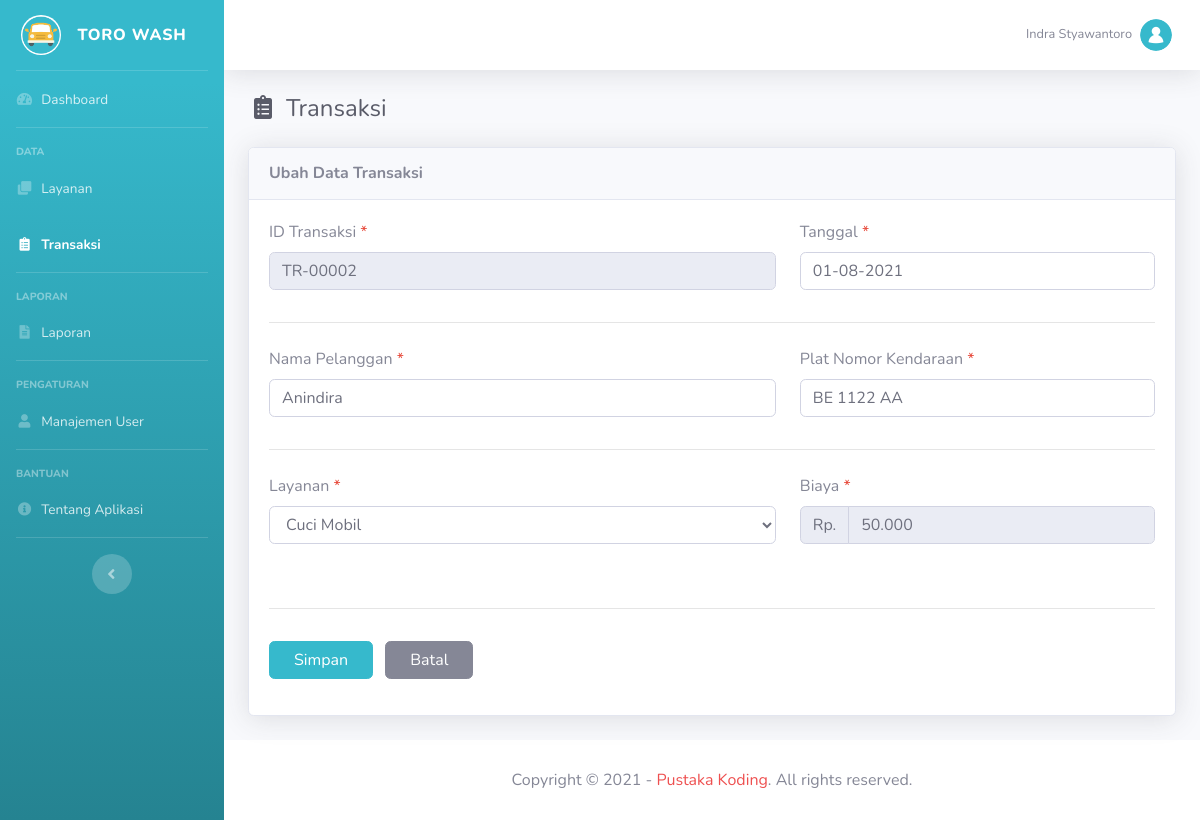
/main.php?module=form_ubah_transaksi&id=TR-00002 (signed in), run on the app's committed database.
### tables this page shows
CREATE TABLE `tbl_transaksi` (
  `id_transaksi` varchar(10) NOT NULL,
  `tanggal` date NOT NULL,
  `nama_pelanggan` varchar(30) NOT NULL,
  `plat_nomor_kendaraan` varchar(15) NOT NULL,
  `layanan` int(11) NOT NULL,
  `total_biaya` int(11) NOT NULL
);

CREATE TABLE `tbl_layanan` (
  `id_layanan` int(11) NOT NULL,
  `nama_layanan` varchar(30) NOT NULL,
  `biaya` int(11) NOT NULL
);

### modules/transaksi/form_ubah.php (the view, shortened to what this page needs)
<?php
if (basename($_SERVER['PHP_SELF']) === basename(__FILE__)) {
  header('location: 404.html');
}
else {
  if (isset($_GET['id'])) {
    $id_transaksi = $_GET['id'];
    $query = mysqli_query($mysqli, "SELECT a.id_transaksi, a.tanggal, a.nama_pelanggan, a.plat_nomor_kendaraan, a.layanan, a.total_biaya, b.nama_layanan
                                    FROM tbl_transaksi as a INNER JOIN tbl_layanan as b ON a.layanan=b.id_layanan
                                    WHERE a.id_transaksi='$id_transaksi'")
                                    or die('Ada kesalahan pada query tampil data : ' . mysqli_error($mysqli));
    $data = mysqli_fetch_assoc($query);
  }
?>
  <div class="container-fluid">
    <h1 class="h4 mb-4 text-gray-800"><i class="fas fa-clipboard-list fa-fw mr-2"></i>Transaksi</h1>
    <div class="card shadow mb-4">
      <div class="card-header py-3">
        <h6 class="m-0 font-weight-bold">Ubah Data Transaksi</h6>
      </div>
      <div class="card-body">
        <form action="modules/transaksi/proses_ubah.php" method="post" class="needs-validation" novalidate>
          <div class="row">
            <div class="col-md-7">
              <div class="form-group">
                <label>ID Transaksi <span class="text-danger">*</span></label>
                <input type="text" name="id_transaksi" class="form-control" value="<?php echo $data['id_transaksi']; ?>" readonly>
              </div>
            </div>
            <div class="col-md-5 ml-auto">
              <div class="form-group">
                <label>Tanggal <span class="text-danger">*</span></label>
                <input type="text" name="tanggal" class="form-control date-picker" data-date-format="dd-mm-yyyy" autocomplete="off" value="<?php echo date('d-m-Y', strtotime($data['tanggal'])); ?>" required>
              </div>
            </div>
          </div>
          <hr class="mt-3 mb-4">
          <div class="row">
            <div class="col-md-7">
              <div class="form-group">
                <label>Nama Pelanggan <span class="text-danger">*</span></label>
                <input type="text" name="nama_pelanggan" class="form-control" autocomplete="off" value="<?php echo $data['nama_pelanggan']; ?>" required>
              </div>
            </div>
            <div class="col-md-5 ml-auto">
              <div class="form-group">
                <label>Plat Nomor Kendaraan <span class="text-danger">*</span></label>
                <input type="text" name="plat_nomor_kendaraan" class="form-control text-uppercase" autocomplete="off" value="<?php echo $data['plat_nomor_kendaraan']; ?>" required>
              </div>
            </div>
          </div>
          <hr class="mt-3 mb-4">
          <div class="row">
            <div class="col-md-7">
              <div class="form-group">
                <label>Layanan <span class="text-danger">*</span></label>
                <select id="layanan" name="layanan" class="form-control" autocomplete="off" required>
                  <option value="<?php echo $data['layanan']; ?>"><?php echo $data['nama_layanan']; ?></option>
                </select>
              </div>
            </div>
            <div class="col-md-5 ml-auto">
              <div class="form-group">
                <label>Biaya <span class="text-danger">*</span></label>
                <div class="input-group">
                  <div class="input-group-prepend"><span class="input-group-text">Rp.</span></div>
                  <input type="text" id="biaya" name="biaya" class="form-control" value="<?php echo number_format($data['total_biaya'], 0, '', '.'); ?>" readonly>
                </div>
              </div>
            </div>
          </div>
          <hr class="mt-5">
          <div class="form-group pt-3">
            <input type="submit" name="simpan" value="Simpan" class="btn btn-info pl-4 pr-4 mr-2">
            <a href="?module=transaksi" class="btn btn-secondary pl-4 pr-4">Batal</a>
          </div>
        </form>
      </div>
    </div>
  </div>
<?php } ?>

### data on the page
tbl_transaksi: id_transaksi "TR-00002", tanggal "01-08-2021", nama_pelanggan "Anindira", plat_nomor_kendaraan "BE 1122 AA", layanan "Cuci Mobil", biaya "50.000"

### other printed values
$_SESSION['nama_user'] "Indra Styawantoro"
